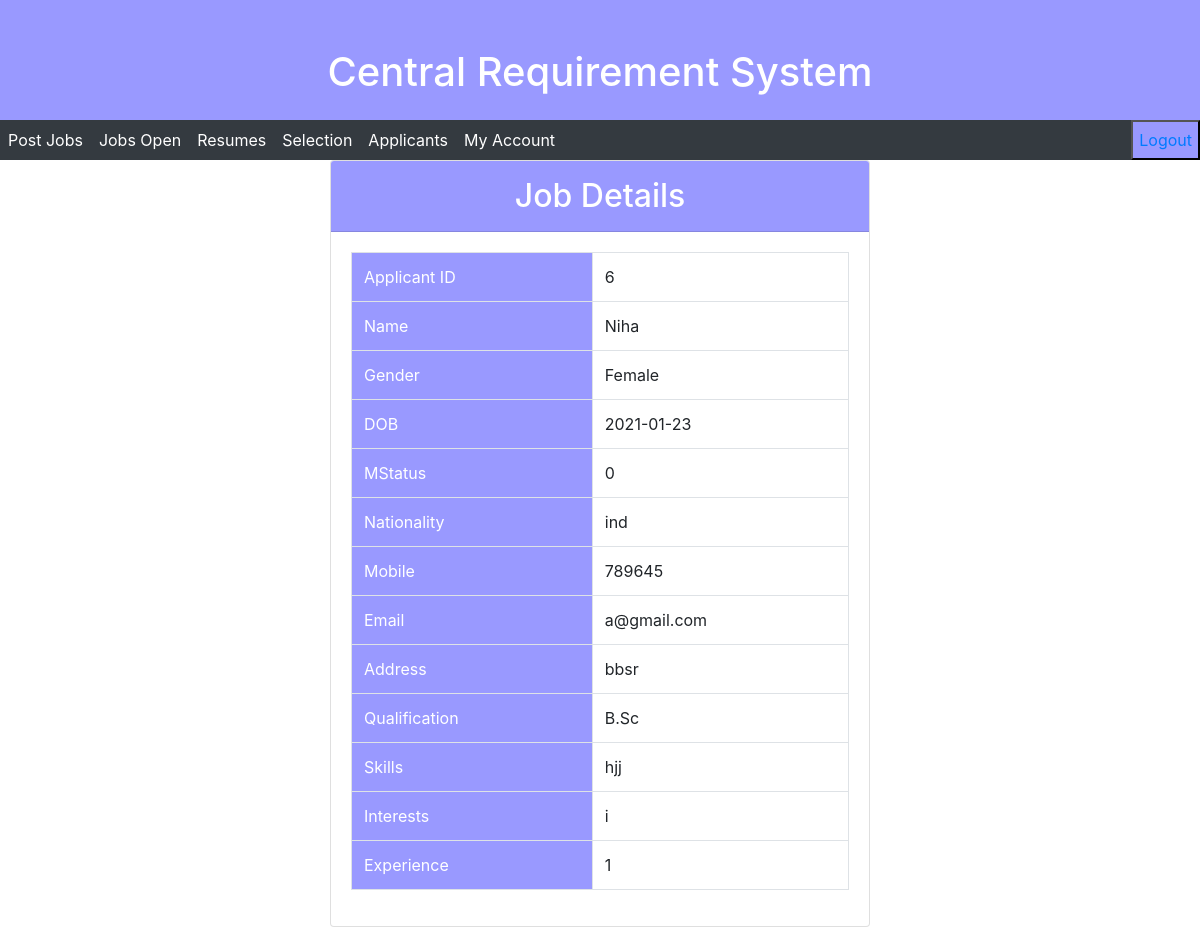
Screenshot of /Project/ApplicantDetails.php?id=niha (signed in) with the database file from the repository.
### tables this page shows
CREATE TABLE `crsapplicant` (
  `ApplicantID` int(10) NOT NULL,
  `Name` text NOT NULL,
  `Gender` text NOT NULL,
  `Dob` date NOT NULL,
  `mrStatus` int(1) NOT NULL,
  `Nationality` text NOT NULL,
  `Phone` int(12) NOT NULL,
  `Email` text NOT NULL,
  `Address` text NOT NULL,
  `Qualification` text NOT NULL,
  `Skills` text NOT NULL,
  `Interests` text NOT NULL,
  `Experience` int(5) NOT NULL,
  `eStatus` int(1) NOT NULL,
  `eEmployer` text NOT NULL,
  `Ref` text NOT NULL,
  `IsNotified` int(1) NOT NULL,
  `JobID` int(10) NOT NULL,
  `UserID` varchar(20) NOT NULL
);

### Project/Class_file/clsApplicant.php (called while the page is built, shortened)
<?php
class clsApplicant {
	function setapplicantid($Data)
   	{
   		$this->applicantid = $Data;
   	}
   	function setAppname($Data)
   	{
   		$this->name = $Data;
   	}
   	function setAppgender($Data)
   	{
   		$this->gender = $Data;
   	}
   	function setAppdob($Data)
   	{
   		$this->dob = $Data;
   	}
   	function setAppmrstatus($Data)
   	{
   		$this->mstatus = $Data;
   	}
   	function setAppnationality($Data)
   	{
   		$this->nationality = $Data;
   	}
   	function setAppphone($Data)
   	{
   		$this->mobile = $Data;
   	}
   	function setAppemail($Data)
   	{
   		$this->email = $Data;
   	}
   	function setAppaddress($Data)
   	{
   		$this->address = $Data;
   	}
   	function setAppqualification($Data)
   	{
   		$this->qualification = $Data;
   	}
   	function setAppskills($Data)
   	{
   		$this->skills = $Data;
   	}
   	function setAppinterests($Data)
   	{
   		$this->interests = $Data;
   	}
   	function setAppexperience($Data)
   	{
   		$this->experiences = $Data;
   	}
}
?>

### Project/Class_file/clsApplicantManager.php (called while the page is built, shortened)
<?php
	include 'Class_file/clsApplicant.php';
	class clsApplicantManager{
		function RetrieveApplicant($obj, $appid){
			include 'config/conn.php';
			$query = "SELECT * FROM crsapplicant WHERE Name = '$appid'";
			$result = mysqli_query($conn, $query);
		}
	}
?>

### Project/ApplicantDetails.php (the view, shortened to what this page needs)
<?php
if(isset($_GET["id"])) {
   include_once 'Class_file/clsApplicantManager.php';
    $obj = new clsApplicant;
    $app = new clsApplicantManager;
    $app->RetrieveApplicant($obj, $_SESSION['appid']);
  }
?>
<!Doctype html>
<html>
<head>
  <link rel="stylesheet" href="https://maxcdn.bootstrapcdn.com/bootstrap/4.5.2/css/bootstrap.min.css">
</head>
   <body>
   <div class="container-fluid">
   <div class="row">
        <div class="col" style="background-color:#9999ff; height:120px; color:white;"><br><br><h1><center>Central Requirement System</center></h1></div>
   </div></div>
<nav class="navbar-expand-sm bg-dark" style="height:40px">
  <button type="button" style="float:right;background-color:#9999ff;height:40px;color:white"><a href="logout.php">Logout</button></a>
 <ul class="navbar-nav">
    <li class="nav-item">
      <a class="nav-link" href="PostNewJobs.php" style="color:white;">Post Jobs</a>
    </li>
    <li class="nav-item">
      <a class="nav-link" href="JobOpen.php" style="color:white;">Jobs Open</a>
    </li>
    <li class="nav-item">
      <a class="nav-link" href="resume_admin.php" style="color:white;">Resumes</a>
    </li>
    <li class="nav-item">
      <a class="nav-link" href="selection_admin.php" style="color:white;">Selection</a>
    </li>
     <li class="nav-item">
      <a class="nav-link" href="Applicant.php" style="color:white;">Applicants</a>
    </li>
     <li class="nav-item">
      <a class="nav-link" href="changepassword_admin.php" style="color:white;">My Account</a>
    </li>
  </ul>
</nav>
<div class="container">
    <div class="row">
      <div class="col-md-6">
              <div class="card">
                <h2 class= "card-header text-center text-white p-3" style="background-color:#9999ff">Job Details</h2>
                <div class="card-body">
              <div class="table">
              <table class="table table-hover table-bordered">
                <tbody>
                  <tr>
                    <td class="text-white" style="background-color:#9999ff">Applicant ID</td>
                    <td><?php echo $obj->applicantid;?></td>
                  </tr>
                  <tr>
                    <td class="text-white" style="background-color:#9999ff">Name</td>
                    <td><?php echo $obj->name;?></td>
                  </tr>
                  <tr>
                    <td class="text-white" style="background-color:#9999ff">Gender</td>
                    <td><?php echo $obj->gender; ?></td>
                  </tr>
                  <tr>
                    <td class="text-white" style="background-color:#9999ff">DOB</td>
                    <td><?php echo $obj->dob; ?></td>
                  </tr>
                  <tr>
                    <td class="text-white" style="background-color:#9999ff">MStatus</td>
                    <td><?php echo $obj->mstatus; ?></td>
                  </tr>
                  <tr>
                    <td class="text-white" style="background-color:#9999ff">Nationality</td>
                    <td><?php echo $obj->nationality; ?></td>
                  </tr>
                  <tr>
                    <td class="text-white" style="background-color:#9999ff">Mobile</td>
                    <td><?php echo $obj->mobile; ?></td>
                  </tr>
                  <tr>
                    <td class="text-white" style="background-color:#9999ff">Email</td>
                    <td><?php echo $obj->email; ?></td>
                  </tr>
                  <tr>
                    <td class="text-white" style="background-color:#9999ff">Address</td>
                    <td><?php echo $obj->address; ?></td>
                  </tr>
                  <tr>
                    <td class="text-white" style="background-color:#9999ff">Qualification</td>
                    <td><?php echo $obj->qualification; ?></td>
                  </tr>
                    <tr>
                    <td class="text-white" style="background-color:#9999ff">Skills</td>
                    <td><?php echo $obj->skills; ?></td>
                  </tr>
                    <tr>
                    <td class="text-white" style="background-color:#9999ff">Interests</td>
                    <td><?php echo $obj->interests; ?></td>
                  </tr>
                    <tr>
                    <td class="text-white" style="background-color:#9999ff">Experience</td>
                    <td><?php echo $obj->experiences; ?></td>
                  </tr>
                </tbody>
              </table>
            </div>
          </div>
        </div>
      </div>
      </div>
    </div>
</body>
</html>

### rows the page displays
crsapplicant: ApplicantID "6", Name "Niha", Gender "Female", Dob "2021-01-23", mrStatus "0", Nationality "ind", Phone "789645", Email "a@gmail.com", Address "bbsr", Qualification "B.Sc", Skills "hjj", Interests "i", Experience "1"
